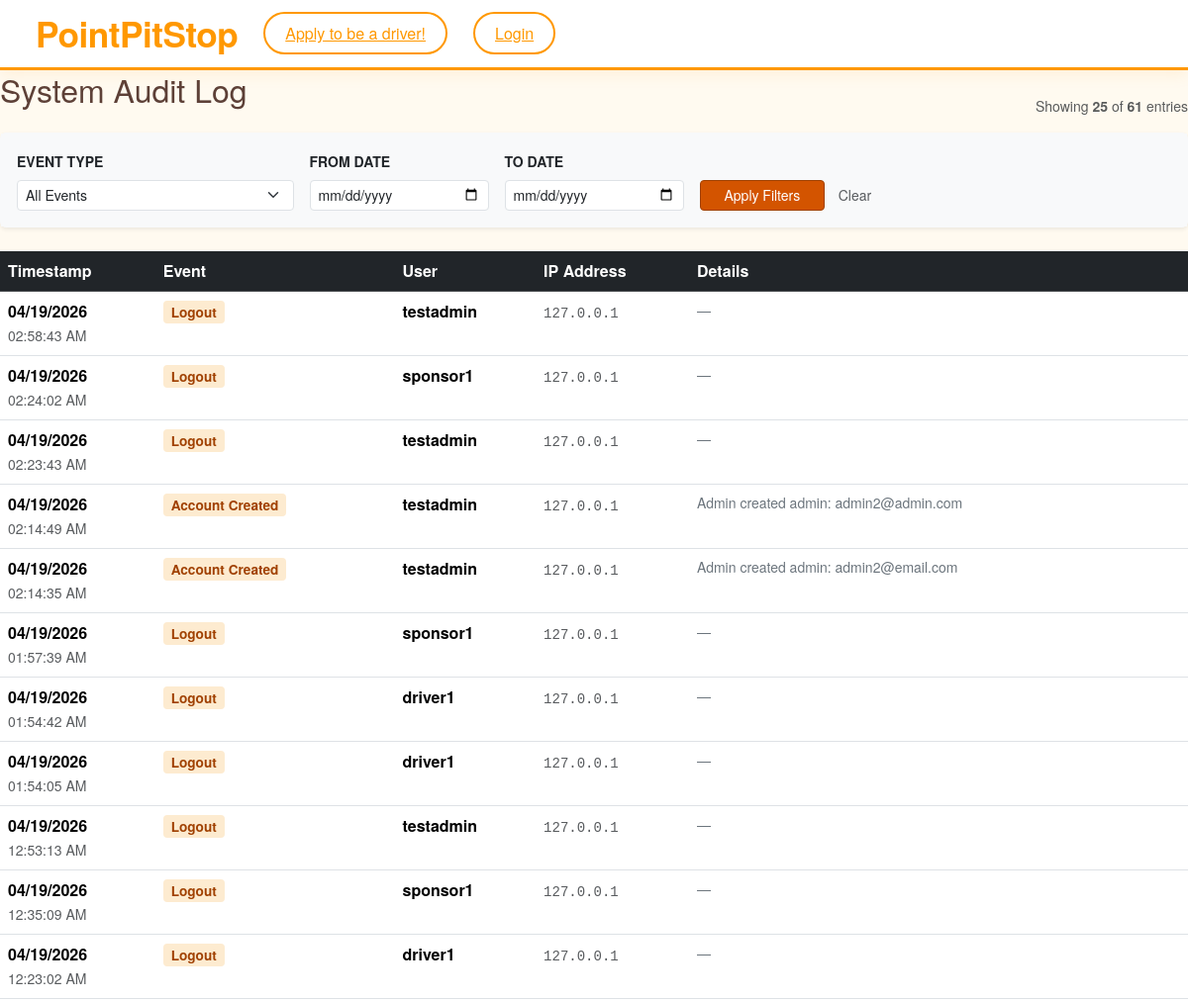
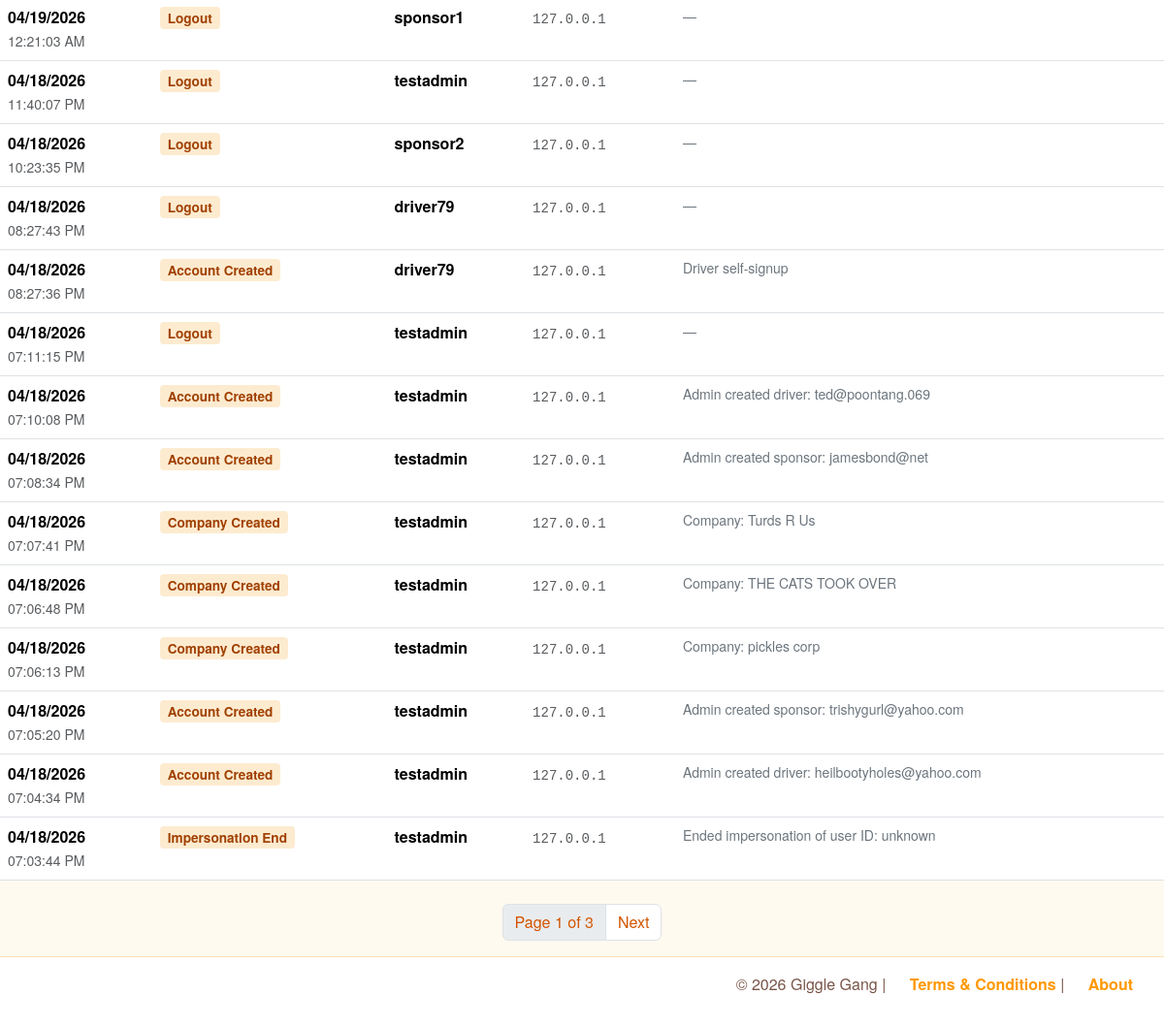
Before: /audit-log with the older database file (2 pictures, top to bottom).
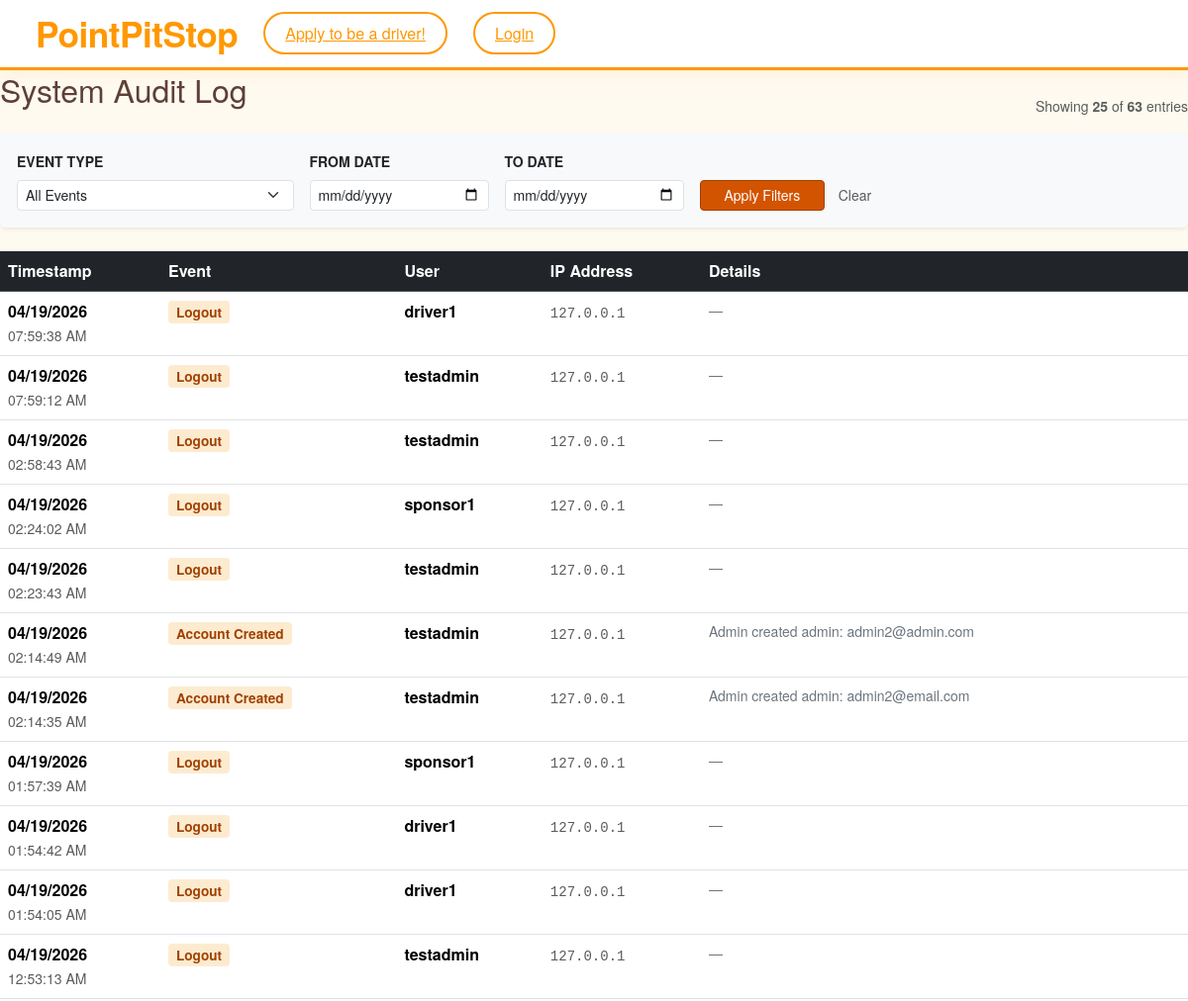
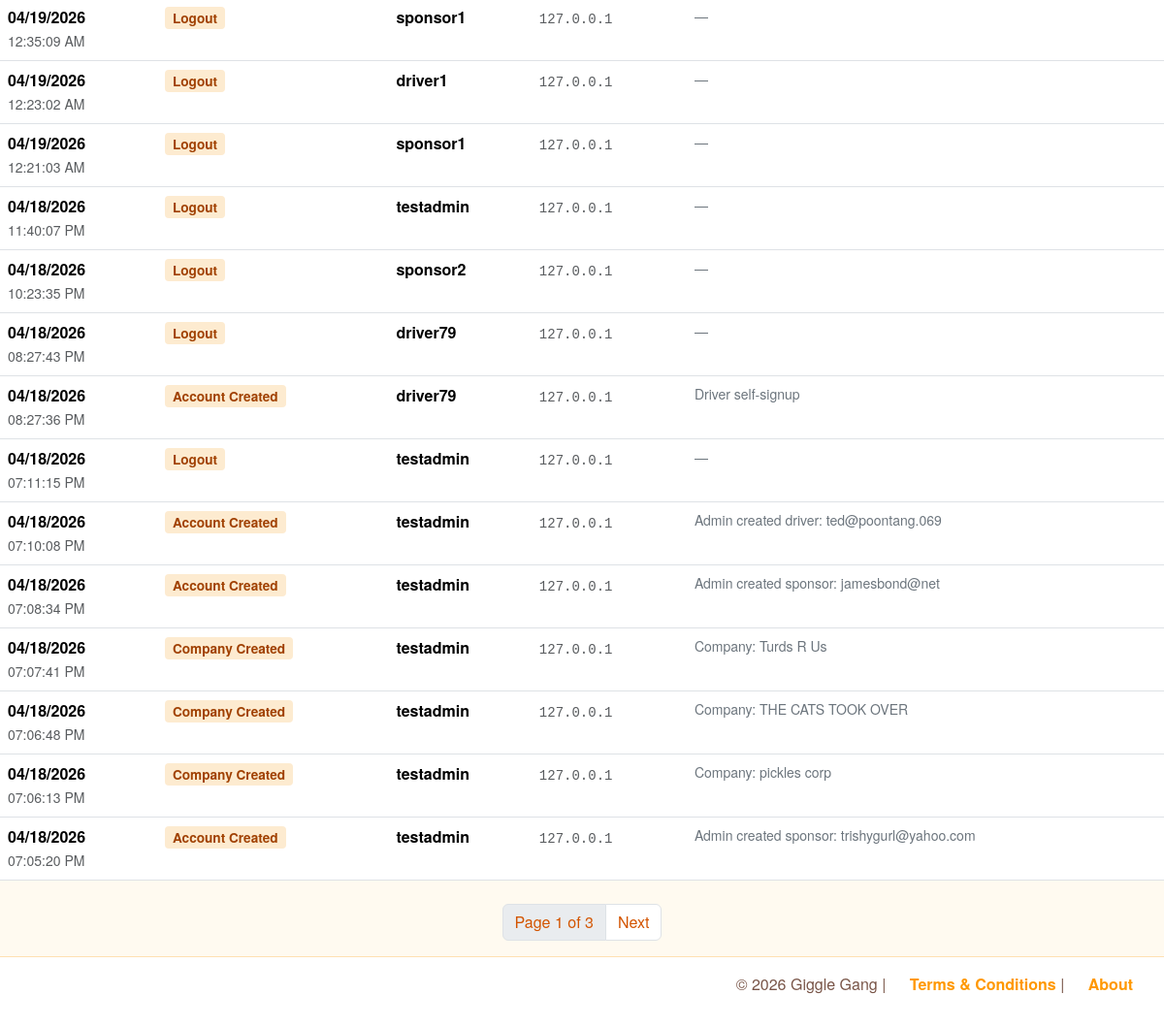
After: the same page with the newer database file (2 pictures, top to bottom).
### models.py (models this page shows)
class AuditLog(db.Model):
    __tablename__ = "audit_log"
    id = db.Column(db.Integer, primary_key=True)
    event_type = db.Column(db.String(50), nullable=False, index=True)
    user_id = db.Column(db.Integer, db.ForeignKey('users.id'), nullable=True)
    username = db.Column(db.String(150), nullable=True)
    ip_address = db.Column(db.String(45), nullable=True)
    details = db.Column(db.Text, nullable=True)
    timestamp = db.Column(db.DateTime, default=datetime.now, index=True)

### reports.py (the view)
@report_bp.route("/audit-log")
def audit_log():
    from models import AuditLog
    from datetime import datetime
    page = request.args.get('page', 1, type=int)
    per_page = 25
    event_filter = request.args.get('event_type', '')
    date_from = request.args.get('date_from', '')
    date_to = request.args.get('date_to', '')
    query = AuditLog.query.order_by(AuditLog.timestamp.desc())
    if event_filter:
        query = query.filter(AuditLog.event_type == event_filter)
    if date_from:
        query = query.filter(AuditLog.timestamp >= datetime.strptime(date_from, '%Y-%m-%d'))
    if date_to:
        query = query.filter(AuditLog.timestamp <= datetime.strptime(date_to + ' 23:59:59', '%Y-%m-%d %H:%M:%S'))
    pagination = query.paginate(page=page, per_page=per_page, error_out=False)
    event_types = db.session.query(AuditLog.event_type).distinct().order_by(AuditLog.event_type).all()
    event_types = [e[0] for e in event_types]
    return render_template("admin/reports/audit_log.html",
                           logs=pagination.items,
                           pagination=pagination,
                           event_types=event_types,
                           current_filter=event_filter,
                           date_from=date_from,
                           date_to=date_to)

### app.py (called while the page is built, shortened)
@app.before_request
def load_user_context():
    print(f"DEBUG: Current Endpoint is: {request.endpoint}")
    g.profile = None
    g.is_impersonating = False
    public_endpoints = [
        "static",
        "homepage",
        "terms",
        "about",
        "auth.handle_signup",
        "auth.handle_login",
        "auth.handle_driver_signup",
        "auth.handle_sponsor_signup",
        "auth.handle_forgot_password"
    ]
    if request.endpoint in public_endpoints:
        return None

### templates/admin/reports/audit_log.html (shortened to what this page needs)
{% extends "base.html" %}
{% block body %}
    <div class="d-flex justify-content-between align-items-end mb-3">
        <h2>System Audit Log</h2>
        <span class="text-muted small">
            Showing <strong>{{ logs|length }}</strong> of <strong>{{ pagination.total }}</strong> entries
        </span>
    </div>
    <div class="card mb-4 border-light shadow-sm">
        <div class="card-body bg-light">
            <form method="GET" class="row g-3 align-items-end">
                <div class="col-md-3">
                    <label class="form-label small fw-bold text-uppercase">Event Type</label>
                    <select name="event_type" class="form-select form-select-sm">
                        <option value="">All Events</option>
                    </select>
                </div>
                <div class="col-md-2">
                    <label class="form-label small fw-bold text-uppercase">From Date</label>
                    <input type="date" name="date_from" class="form-control form-control-sm" value="{{ date_from }}">
                </div>
                <div class="col-md-2">
                    <label class="form-label small fw-bold text-uppercase">To Date</label>
                    <input type="date" name="date_to" class="form-control form-control-sm" value="{{ date_to }}">
                </div>
                <div class="col-auto">
                    <button type="submit" class="btn btn-sm btn-primary px-4">Apply Filters</button>
                    <a href="{{ url_for('report.audit_log') }}" class="btn btn-sm btn-link text-muted text-decoration-none">Clear</a>
                </div>
            </form>
        </div>
    </div>
    {% if logs %}
    <table class="table table-hover report-table">
        <thead class="table-dark">
            <tr>
                <th>Timestamp</th>
                <th>Event</th>
                <th>User</th>
                <th>IP Address</th>
                <th>Details</th>
            </tr>
        </thead>
        <tbody>
            {% for log in logs %}
            <tr>
                <td>
                    <div class="fw-bold">{{ log.timestamp.strftime('%m/%d/%Y') }}</div>
                    <small class="text-muted">{{ log.timestamp.strftime('%I:%M:%S %p') }}</small>
                </td>
                <td><span class="event-badge">{{ log.event_type.replace('_', ' ').title() }}</span></td>
                <td><strong>{{ log.username or '—' }}</strong></td>
                <td><code class="text-muted small">{{ log.ip_address or '—' }}</code></td>
                <td class="small text-secondary">{{ log.details or '—' }}</td>
            </tr>
            {% endfor %}
        </tbody>
    </table>
    {% if pagination.pages > 1 %}
    <nav aria-label="Audit log pagination" class="mt-4">
        <ul class="pagination justify-content-center">
            <li class="page-item disabled"><span class="page-link text-dark">Page {{ pagination.page }} of {{ pagination.pages }}</span></li>
            {% if pagination.has_next %}
            <li class="page-item">
                <a class="page-link" href="?page={{ pagination.next_num }}&event_type={{ current_filter }}&date_from={{ date_from }}&date_to={{ date_to }}">Next</a>
            </li>
            {% endif %}
        </ul>
    </nav>
    {% endif %}
    {% else %}
    <p class="text-muted text-center py-5">No audit entries match your criteria.</p>
    {% endif %}
{% endblock %}

Changed rows visible on the page:
no longer on this page (row unchanged): AuditLog: timestamp "04/18/2026", timestamp "07:04:34 PM", event_type.replace "Account Created", username "testadmin", ip_address "127.0.0.1", details "Admin created driver: heilbootyholes@yahoo.com"
no longer on this page (row unchanged): AuditLog: timestamp "04/18/2026", timestamp "07:03:44 PM", event_type.replace "Impersonation End", username "testadmin", ip_address "127.0.0.1", details "Ended impersonation of user ID: unknown"
added AuditLog: timestamp "04/19/2026", timestamp "07:59:38 AM", event_type.replace "Logout", username "driver1", ip_address "127.0.0.1", details "—"
added AuditLog: timestamp "04/19/2026", timestamp "07:59:12 AM", event_type.replace "Logout", username "testadmin", ip_address "127.0.0.1", details "—"
Other visible differences:
{{ pagination.total }}: "61" → "63"
